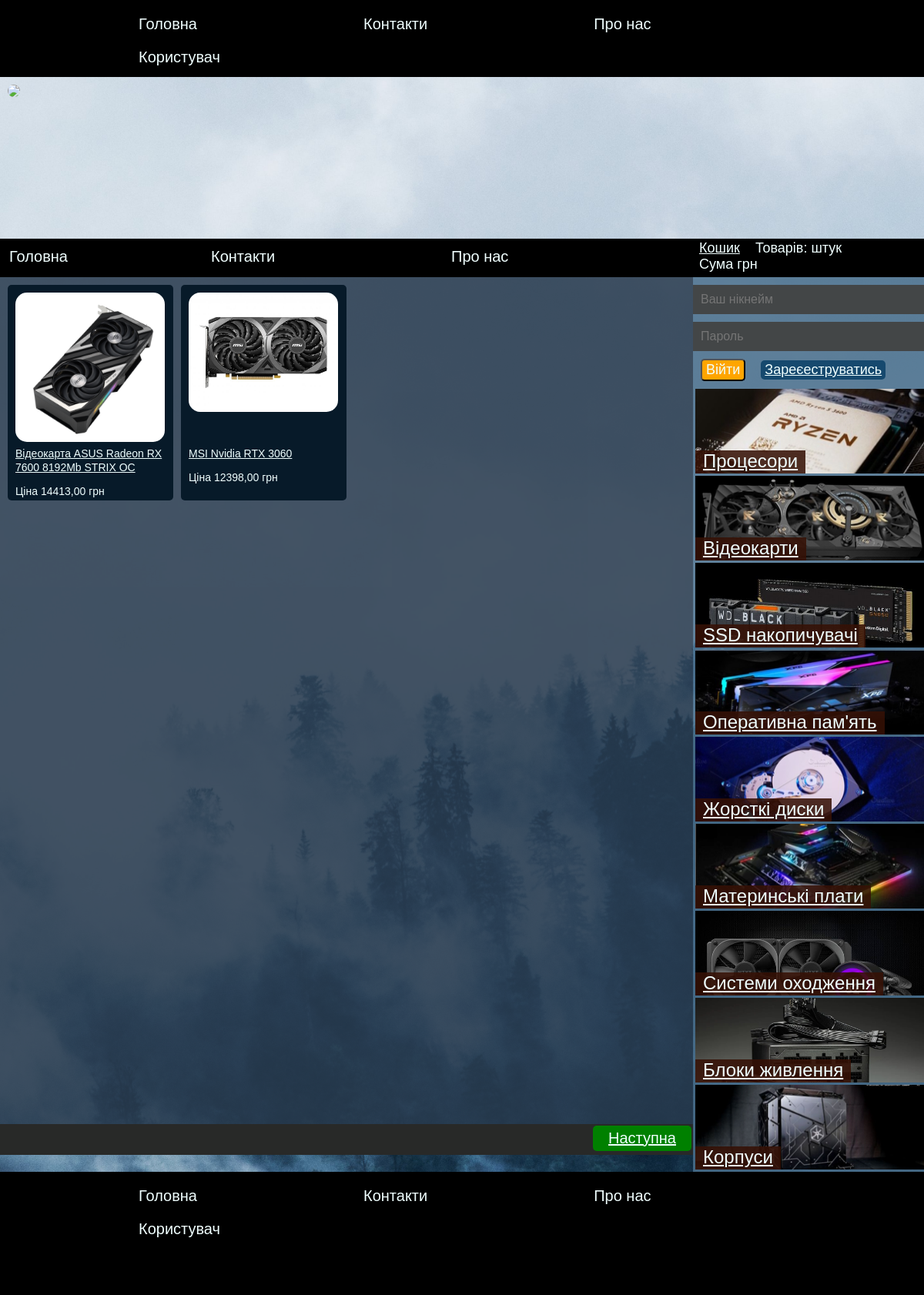
The app's page /category/Відеокарти/0 with its own data.
### Shop/models.py (models this page shows, shortened)
class Products(models.Model):
    name = models.CharField(max_length=50, verbose_name="Назва")
    description = models.TextField(verbose_name="Опис")
    published_date = models.DateTimeField(auto_created=True, verbose_name="Час")
    amount = models.DecimalField(max_digits=10, decimal_places=0, verbose_name="Кількість")
    price = models.DecimalField(max_digits=10, decimal_places=2, verbose_name="Ціна товару")  # вказує число флоат до коми та після
    category = models.ForeignKey(Category, on_delete=models.CASCADE, null=True, blank=True, verbose_name="Категорія")
    class Meta:
        verbose_name = "Товар"
        verbose_name_plural = "Товари"

class ImgProduct(models.Model):
    product = models.ForeignKey(Products, on_delete=models.CASCADE, verbose_name="Товар")
    img = models.ImageField(upload_to='img_product', default='prod.jpg')
    class Meta:
        verbose_name = "Зображення товарів"
        verbose_name_plural = "Зображення товарів"

class Category(models.Model):
    name = models.CharField(max_length=20, verbose_name="Назва")
    img_cat = models.ImageField(upload_to='img_category', default='img_category/category.jpg')
    class Meta:
        verbose_name = "Категорія"
        verbose_name_plural = "Категорії"

### Shop/views.py (the view)
# urls.py: path("category/<str:name>/<int:id>", views.category, name="category"),
def category(request, name=None, id=None):
    cat = get_object_or_404(Category, name=name)
    products = Products.objects.filter(category=cat.id).order_by("-published_date")  # сортує по даті додавання
    long = len(products)
    start = id
    id += 10
    if id > long:
        id = long
        start = id - (id % 10)
    product = products[start:id]
    category = Category.objects.all()
    context = {
        "name": name,
        "long": long,
        "product": product,
        "category": category,
        "i": id
    }
    if request.user.username:
        user = User.objects.get(username=request.user.username)
        userinfo = UserInfo(user)
        basket = BasketDict(user)
        Uinfo = {
            "basket": len(basket[0]),
            "sum": basket[1],
            "user": user,
            "userinfo": userinfo
        }
        context.update(Uinfo)
    else:
        context.update(NoUserOrder(request))
    return render(request, 'Shop/category.html', context=context)

### Shop/views.py (called while the page is built, shortened)
def NoUserOrder(request):
    sess = request.session.get('sess')
    if sess == None:
        return []

### template/Shop/category.html (shortened to what this page needs)
{% extends "Shop/base.html" %}
{% block content1 %}
{% if user.is_authenticated %}
<img class="avatar" src="{{ userinfo.avatar.url }}" width="100">
<a id="logo_text" href="{% url 'user' %}">{{ user.username }}</a>
<a href="{% url 'logout' %}" id="del_1bask">Вийти</a>
<br>
{% else %}
<form class="navbar-form navbar-right" method="POST" role="form" action="{% url 'login' %}">
    <input type="text" class="table_basket1" name="username" id="username0" placeholder="Ваш нікнейм">
    <input type="password" class="table_basket1" name="password" id="password0" placeholder="Пароль">
    <button type="submit" id="del_1bask">Війти</button>
</form>
<a id="del_3bask" style="background-color: #16496e;" href="{% url 'user' %}">Зареєеструватись</a>
{% endif %}
{% for cat in category %}
    <div class="category" style="background-image: url('{{ cat.img_cat.url }}');">
        <a id="category" href="{% url 'category' name=cat.name id=0 %}">{{ cat.name }}</a>
    </div>
{% endfor %}
{% endblock %}
{% block content %}
{% for prod in product %}
<div class="product">
    {% if prod.imgproduct_set.all %}
    <div class="img_buf" >
        <img class="product_img" src="{{ prod.imgproduct_set.first.img.url }}" alt="Зображення поста">
    </div>
    {% endif %}
    <div id="buf_txt">
    <a id="product_txt" href="{% url 'product' id=prod.id %}">{{ prod.name }}</a>
    <p id="product_txt">Ціна {{ prod.price }} грн</p>
    </div>
</div>
{% endfor %}
{% endblock %}
{% block content2 %}
<table id="navi">
        <tr>
            <td><a href="{% url 'category' name=name id=i %}" id="button_right">Наступна</a></td>
        </tr>
</table>
{% endblock %}
{% block basket %}
{% if user.is_authenticated %}
<a id="logo_text1"  href="{% url 'user' %}">Кошик</a>
<p id="logo_text1" >Товарів: {{ basket }} штук</p>
<p id="logo_text1" >Сума {{ sum }} грн </p>
{% else %}
<a id="logo_text1"  href="{% url 'basket' %}">Кошик</a>
<p id="logo_text1" >Товарів: {{ no_user.1 }} штук</p>
<p id="logo_text1" >Сума {{ no_user.2 }} грн </p>
{% endif %}
{% endblock %}

### static/Shop/style.css (style rules this page uses)
body { background-image: url('img/back1.jpg'); background-size: cover; background-position: center; background-repeat: no-repeat; background-attachment: fixed; padding: 0px; margin: 0px; }
.product { float: left; border-radius: 5px; background-color: #071A29; margin: 10px 0px 0px 10px; width: 215px; height: 280px; }
.img_buf { margin: 0px 0px 10px 0px; width: 200px; height: 200px; }
.product_img { border-radius: 15px; margin: 10px 0px 0px 10px; width: 97%; }
#buf_txt { margin: 10px; }
#product_txt { font-family: sans-serif; font-size: 14px; color: azure; }
#category { background-color: #361105DD; margin: 80px 0px 0px 0px; padding: 0px 10px 10px 10px; font-family: sans-serif; font-size: 24px; color: azure; }
.category { display: flex; width: 99%; margin: 3px; height: 110px; background-image: url('https://i.pinimg.com/564x/a7/d1/7b/a7d17b2e6dea41604ba025122dbb1ed4.jpg'); background-size: 100%; }
.table_basket1 { border: none; background-color: #434647; width: 290px; font-family: sans-serif; font-size: 16px; color: white; padding: 10px 0px 10px 10px; margin: 10px 0px 0px 0px; }
#del_1bask { float: left; margin: 10px; border-radius: 5px; background-color: orange; padding: 2px 5px 2px 5px; font-family: sans-serif; font-size: 18px; color: azure; }
#del_3bask { float: left; margin: 12px 10px 10px 10px; border-radius: 5px; background-color: orange; padding: 2px 5px 2px 5px; font-family: sans-serif; font-size: 18px; color: azure; }
#logo_text1 { float: left; margin: 0px 10px 0px 10px; font-family: sans-serif; font-size: 18px; color: azure; }
td { padding: 0px 0px 0px 10px; }
#button_right { float: right; font-family: sans-serif; border-radius: 5px; font-size: 20px; color: azure; background-color: green; padding: 5px 20px 5px 20px; }
#navi { background-color: #282928; width: 100%; margin: 0px; }

### records on screen
Products: imgproduct_set.first.img (picture), name "Відеокарта ASUS Radeon RX 7600 8192Mb STRIX OC", price "14413,00"
Products: imgproduct_set.first.img (picture), name "MSI Nvidia RTX 3060", price "12398,00"
Category: img_cat (picture), name "Процесори"
Category: img_cat (picture), name "Відеокарти"
Category: img_cat (picture), name "SSD накопичувачі"
Category: img_cat (picture), name "Оперативна пам'ять"
Category: img_cat (picture), name "Жорсткі диски"
Category: img_cat (picture), name "Материнські плати"
Category: img_cat (picture), name "Системи оходження"
Category: img_cat (picture), name "Блоки живлення"
Category: img_cat (picture), name "Корпуси"
